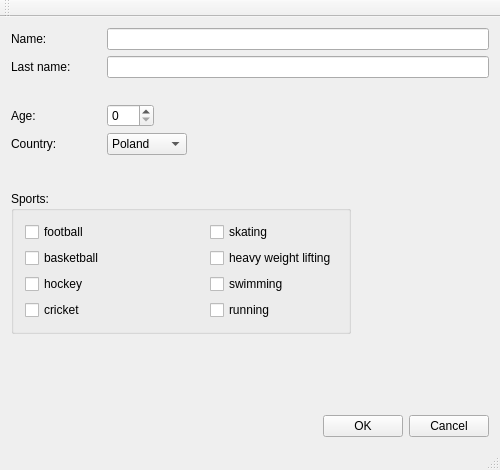
<?xml version="1.0" encoding="UTF-8"?>
<ui version="4.0">
 <class>MainWindow</class>
 <widget class="QMainWindow" name="MainWindow">
  <property name="geometry">
   <rect>
    <x>0</x>
    <y>0</y>
    <width>500</width>
    <height>470</height>
   </rect>
  </property>
  <property name="windowTitle">
   <string>My Qt window</string>
  </property>
  <widget class="QWidget" name="centralWidget">
   <layout class="QVBoxLayout" name="verticalLayout">
    <item>
     <layout class="QGridLayout" name="gridLayout_2">
      <item row="3" column="2">
       <layout class="QHBoxLayout" name="horizontalLayout_2">
        <item>
         <widget class="QSpinBox" name="ageSpinBox">
          <property name="maximum">
           <number>150</number>
          </property>
         </widget>
        </item>
        <item>
         <spacer name="horizontalSpacer">
          <property name="orientation">
           <enum>Qt::Horizontal</enum>
          </property>
          <property name="sizeHint" stdset="0">
           <size>
            <width>40</width>
            <height>20</height>
           </size>
          </property>
         </spacer>
        </item>
       </layout>
      </item>
      <item row="0" column="0">
       <widget class="QLabel" name="label">
        <property name="text">
         <string>Name:</string>
        </property>
       </widget>
      </item>
      <item row="3" column="1">
       <spacer name="horizontalSpacer_4">
        <property name="orientation">
         <enum>Qt::Horizontal</enum>
        </property>
        <property name="sizeType">
         <enum>QSizePolicy::Minimum</enum>
        </property>
        <property name="sizeHint" stdset="0">
         <size>
          <width>30</width>
          <height>20</height>
         </size>
        </property>
       </spacer>
      </item>
      <item row="4" column="0">
       <widget class="QLabel" name="label_4">
        <property name="text">
         <string>Country:</string>
        </property>
       </widget>
      </item>
      <item row="3" column="0">
       <widget class="QLabel" name="label_3">
        <property name="text">
         <string>Age:</string>
        </property>
       </widget>
      </item>
      <item row="1" column="2">
       <widget class="QLineEdit" name="lastNameEdit"/>
      </item>
      <item row="0" column="2">
       <widget class="QLineEdit" name="nameEdit"/>
      </item>
      <item row="4" column="2">
       <layout class="QHBoxLayout" name="horizontalLayout">
        <item>
         <widget class="QComboBox" name="countryComboBox">
          <item>
           <property name="text">
            <string>Poland</string>
           </property>
          </item>
          <item>
           <property name="text">
            <string>Germany</string>
           </property>
          </item>
          <item>
           <property name="text">
            <string>France</string>
           </property>
          </item>
          <item>
           <property name="text">
            <string>England</string>
           </property>
          </item>
         </widget>
        </item>
        <item>
         <spacer name="horizontalSpacer_2">
          <property name="orientation">
           <enum>Qt::Horizontal</enum>
          </property>
          <property name="sizeHint" stdset="0">
           <size>
            <width>40</width>
            <height>20</height>
           </size>
          </property>
         </spacer>
        </item>
       </layout>
      </item>
      <item row="1" column="0">
       <widget class="QLabel" name="label_2">
        <property name="text">
         <string>Last name:</string>
        </property>
       </widget>
      </item>
      <item row="2" column="1">
       <spacer name="verticalSpacer_2">
        <property name="orientation">
         <enum>Qt::Vertical</enum>
        </property>
        <property name="sizeType">
         <enum>QSizePolicy::Minimum</enum>
        </property>
        <property name="sizeHint" stdset="0">
         <size>
          <width>20</width>
          <height>20</height>
         </size>
        </property>
       </spacer>
      </item>
     </layout>
    </item>
    <item>
     <spacer name="verticalSpacer_3">
      <property name="orientation">
       <enum>Qt::Vertical</enum>
      </property>
      <property name="sizeType">
       <enum>QSizePolicy::Minimum</enum>
      </property>
      <property name="sizeHint" stdset="0">
       <size>
        <width>20</width>
        <height>30</height>
       </size>
      </property>
     </spacer>
    </item>
    <item>
     <layout class="QHBoxLayout" name="horizontalLayout_7">
      <item>
       <widget class="QGroupBox" name="groupBox">
        <property name="title">
         <string>Sports:</string>
        </property>
        <layout class="QGridLayout" name="gridLayout_3">
         <item row="1" column="0">
          <widget class="QCheckBox" name="checkBox_2">
           <property name="text">
            <string>basketball</string>
           </property>
          </widget>
         </item>
         <item row="0" column="0">
          <widget class="QCheckBox" name="checkBox">
           <property name="text">
            <string>football</string>
           </property>
          </widget>
         </item>
         <item row="2" column="0">
          <widget class="QCheckBox" name="checkBox_3">
           <property name="text">
            <string>hockey</string>
           </property>
          </widget>
         </item>
         <item row="3" column="2">
          <widget class="QCheckBox" name="checkBox_8">
           <property name="text">
            <string>running</string>
           </property>
          </widget>
         </item>
         <item row="1" column="2">
          <widget class="QCheckBox" name="checkBox_6">
           <property name="text">
            <string>heavy weight lifting</string>
           </property>
          </widget>
         </item>
         <item row="2" column="2">
          <widget class="QCheckBox" name="checkBox_7">
           <property name="text">
            <string>swimming</string>
           </property>
          </widget>
         </item>
         <item row="0" column="2">
          <widget class="QCheckBox" name="checkBox_5">
           <property name="text">
            <string>skating</string>
           </property>
          </widget>
         </item>
         <item row="3" column="0">
          <widget class="QCheckBox" name="checkBox_4">
           <property name="text">
            <string>cricket</string>
           </property>
          </widget>
         </item>
         <item row="2" column="1">
          <spacer name="horizontalSpacer_5">
           <property name="orientation">
            <enum>Qt::Horizontal</enum>
           </property>
           <property name="sizeType">
            <enum>QSizePolicy::Minimum</enum>
           </property>
           <property name="sizeHint" stdset="0">
            <size>
             <width>100</width>
             <height>20</height>
            </size>
           </property>
          </spacer>
         </item>
        </layout>
       </widget>
      </item>
      <item>
       <spacer name="horizontalSpacer_7">
        <property name="orientation">
         <enum>Qt::Horizontal</enum>
        </property>
        <property name="sizeHint" stdset="0">
         <size>
          <width>40</width>
          <height>20</height>
         </size>
        </property>
       </spacer>
      </item>
     </layout>
    </item>
    <item>
     <spacer name="verticalSpacer">
      <property name="orientation">
       <enum>Qt::Vertical</enum>
      </property>
      <property name="sizeHint" stdset="0">
       <size>
        <width>20</width>
        <height>27</height>
       </size>
      </property>
     </spacer>
    </item>
    <item>
     <layout class="QHBoxLayout" name="horizontalLayout_3">
      <item>
       <spacer name="horizontalSpacer_3">
        <property name="orientation">
         <enum>Qt::Horizontal</enum>
        </property>
        <property name="sizeHint" stdset="0">
         <size>
          <width>40</width>
          <height>20</height>
         </size>
        </property>
       </spacer>
      </item>
      <item>
       <widget class="QPushButton" name="okButton">
        <property name="text">
         <string>OK</string>
        </property>
       </widget>
      </item>
      <item>
       <widget class="QPushButton" name="cancelButton">
        <property name="text">
         <string>Cancel</string>
        </property>
       </widget>
      </item>
     </layout>
    </item>
   </layout>
  </widget>
  <widget class="QMenuBar" name="menuBar">
   <property name="geometry">
    <rect>
     <x>0</x>
     <y>0</y>
     <width>500</width>
     <height>22</height>
    </rect>
   </property>
  </widget>
  <widget class="QToolBar" name="mainToolBar">
   <attribute name="toolBarArea">
    <enum>TopToolBarArea</enum>
   </attribute>
   <attribute name="toolBarBreak">
    <bool>false</bool>
   </attribute>
  </widget>
  <widget class="QStatusBar" name="statusBar"/>
 </widget>
 <layoutdefault spacing="6" margin="11"/>
 <resources/>
 <connections/>
</ui>
